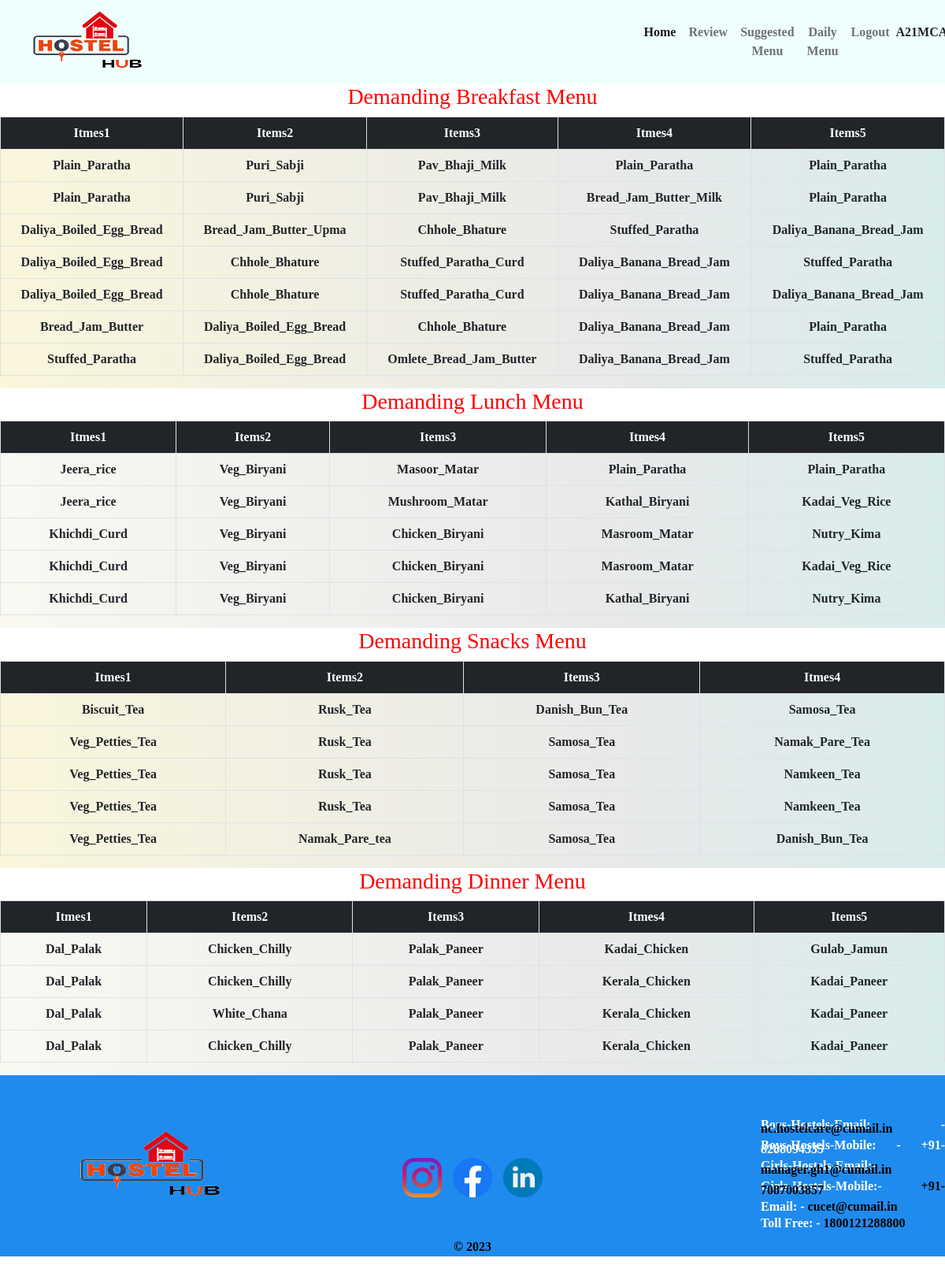
Page /views/Admin/a_suggestion.php (signed in) on the committed database.
### tables this page shows
CREATE TABLE `breakfast` (
  `id` int(11) NOT NULL,
  `items1` varchar(50) NOT NULL,
  `items2` varchar(50) NOT NULL,
  `items3` varchar(50) NOT NULL,
  `items4` varchar(50) NOT NULL,
  `items5` varchar(25) NOT NULL
);

CREATE TABLE `lunch` (
  `id` int(11) NOT NULL,
  `items1` varchar(50) NOT NULL,
  `items2` varchar(50) NOT NULL,
  `items3` varchar(50) NOT NULL,
  `items4` varchar(50) NOT NULL,
  `items5` varchar(50) NOT NULL
);

CREATE TABLE `snacks` (
  `id` int(11) NOT NULL,
  `items1` varchar(50) NOT NULL,
  `items2` varchar(50) NOT NULL,
  `items3` varchar(50) NOT NULL,
  `items4` varchar(50) NOT NULL
);

CREATE TABLE `dinner` (
  `id` int(11) NOT NULL,
  `items1` varchar(50) NOT NULL,
  `items2` varchar(50) NOT NULL,
  `items3` varchar(50) NOT NULL,
  `items4` varchar(50) NOT NULL,
  `items5` varchar(50) NOT NULL
);

### views/Admin/a_suggestion.php (the view, shortened to what this page needs)
<?php
include("a_header.php");
include('../connection.php');
$breakfast="SELECT * FROM breakfast";
$breakQuery=mysqli_query($con,$breakfast);
$lunch="SELECT * FROM lunch";
$lunchQuery=mysqli_query($con,$lunch);
$snacks="SELECT * FROM snacks";
$snacksQuery=mysqli_query($con,$snacks);
$dinner="SELECT * FROM dinner";
$dinnerQuery=mysqli_query($con,$dinner);
?>
<h3>Demanding Breakfast Menu</h3>
<div id="demand">
    <div id="breakfast">
        <div class="row">
            <div class="col-lg-12 col-md-12 col-sm-12"data-aos="fade-up" data-aos-anchor-placement="center-bottom">
          <div class="data-fetch">
          <div class="card-body">
          <table class="table table-bordered text-center">
          <tr class="bg-dark text-white">
            <td>Itmes1</td>
            <td>Items2</td>
            <td>Items3</td>
            <td>Itmes4</td>
            <td>Items5</td>
          </tr>
          <tr>
            <?php
            while($row=mysqli_fetch_assoc($breakQuery))
            {
              ?>
            <td><?php echo $row['items1'];?></td>
            <td><?php echo $row['items2'];?></td>
            <td><?php echo $row['items3'];?></td>
            <td><?php echo $row['items4'];?></td>
            <td><?php echo $row['items5'];?></td>
            </tr>
            <?php
            }
            ?>
          </table>
          </div>
          </div>
        </div>
        </div>
    </div>
    <h3>Demanding Lunch Menu</h3>
    <div id="lunch">
        <div class="row">
            <div class="col-lg-12 col-md-12 col-sm-12" data-aos="fade-up" data-aos-anchor-placement="center-bottom">
          <div class="data-fetch">
          <div class="card-body">
          <table class="table table-bordered text-center">
          <tr class="bg-dark text-white">
            <td>Itmes1</td>
            <td>Items2</td>
            <td>Items3</td>
            <td>Itmes4</td>
            <td>Items5</td>
          </tr>
          <tr>
            <?php
            while($row=mysqli_fetch_assoc($lunchQuery))
            {
              ?>
            <td><?php echo $row['items1'];?></td>
            <td><?php echo $row['items2'];?></td>
            <td><?php echo $row['items3'];?></td>
            <td><?php echo $row['items4'];?></td>
            <td><?php echo $row['items5'];?></td>
            </tr>
            <?php
            }
            ?>
          </table>
          </div>
          </div>
        </div>
        </div>
    </div>
    <h3>Demanding Snacks Menu</h3>
    <div id="snacks">
        <div class="row">
            <div class="col-lg-12 col-md-12 col-sm-12" data-aos="fade-up" data-aos-anchor-placement="center-bottom">
          <div class="data-fetch">
          <div class="card-body">
          <table class="table table-bordered text-center">
          <tr class="bg-dark text-white">
            <td>Itmes1</td>
            <td>Items2</td>
            <td>Items3</td>
            <td>Itmes4</td>
          </tr>
          <tr>
            <?php
            while($row=mysqli_fetch_assoc($snacksQuery))
            {
              ?>
            <td><?php echo $row['items1'];?></td>
            <td><?php echo $row['items2'];?></td>
            <td><?php echo $row['items3'];?></td>
            <td><?php echo $row['items4'];?></td>
            </tr>
            <?php
            }
            ?>
          </table>
          </div>
          </div>
        </div>
        </div>
    </div>
    <h3>Demanding Dinner Menu</h3>
    <div id="dinner">
        <div class="row">
            <div class="col-lg-12 col-md-12 col-sm-12" data-aos="fade-up" data-aos-anchor-placement="center-bottom">
          <div class="data-fetch">
          <div class="card-body">
          <table class="table table-bordered text-center">
          <tr class="bg-dark text-white">
            <td>Itmes1</td>
            <td>Items2</td>
            <td>Items3</td>
            <td>Itmes4</td>
            <td>Items5</td>
          </tr>
          <tr>
            <?php
            while($row=mysqli_fetch_assoc($dinnerQuery))
            {
              ?>
            <td><?php echo $row['items1'];?></td>
            <td><?php echo $row['items2'];?></td>
            <td><?php echo $row['items3'];?></td>
            <td><?php echo $row['items4'];?></td>
            <td><?php echo $row['items5'];?></td>
            </tr>
            <?php
            }
            ?>
          </table>
          </div>
          </div>
        </div>
        </div>
    </div>
</div>
<?php
include("a_footer.php");
?>

### views/Admin/a_style.css (style rules this page uses)
body { text-align: center; background-size: 100% 100%; font-family:"Montesrrat"; font-weight: bold; }

### views/Admin/a_suggestion.php (style rules this page uses)
#breakfast { background: rgb(33,210,246); background: linear-gradient(90deg, rgba(33,210,246,1) 0%, rgba(33,246,244,0.8156512605042017) 0%, rgba(3,6,6,1) 0%, rgba(245,25,14,1) 0%, rgba(237,233,232,1) 0%, rgba(231,137,142,0.7736344537815126) 0%, rgba(68,147,182,1) 0%, rgba(236,248,250,1) 0%, rgba(199,172,160,1) 0%, rgba(167,247,159,0.7736344537815126) 0%, rgba(163,194,236,1) 0%, rgba(177,209,231,1) 0%, rgba(186,219,242,1) 0%, rgba(128,235,171,1) 0%, rgba(227,237,252,1) 0%, rgba(162,251,211,1) 0%, rgba(185,218,255,0.5187324929971988) 0%, rgba(65,233,141,0.5187324929971988) 0%, rgba(246,241,199,0.6279761904761905) 0%, rgba(233,233,233,1) 64%, rgba(179,219,217,0.5187324929971988) 100%); }
#lunch { background: rgb(33,210,246); background: linear-gradient(90deg, rgba(33,210,246,1) 0%, rgba(33,246,244,0.8156512605042017) 0%, rgba(3,6,6,1) 0%, rgba(245,25,14,1) 0%, rgba(237,233,232,1) 0%, rgba(231,137,142,0.7736344537815126) 0%, rgba(68,147,182,1) 0%, rgba(236,248,250,1) 0%, rgba(199,172,160,1) 0%, rgba(167,247,159,0.7736344537815126) 0%, rgba(163,194,236,1) 0%, rgba(177,209,231,1) 0%, rgba(186,219,242,1) 0%, rgba(128,235,171,1) 0%, rgba(227,237,252,1) 0%, rgba(162,251,211,1) 0%, rgba(185,218,255,0.5187324929971988) 0%, rgba(65,233,141,0.5187324929971988) 0%, rgba(244,242,230,0.5327380952380952) 0%, rgba(233,233,233,1) 64%, rgba(179,219,217,0.5187324929971988) 100%); }
#snacks { background: rgb(33,210,246); background: linear-gradient(90deg, rgba(33,210,246,1) 0%, rgba(33,246,244,0.8156512605042017) 0%, rgba(3,6,6,1) 0%, rgba(245,25,14,1) 0%, rgba(237,233,232,1) 0%, rgba(231,137,142,0.7736344537815126) 0%, rgba(68,147,182,1) 0%, rgba(236,248,250,1) 0%, rgba(199,172,160,1) 0%, rgba(167,247,159,0.7736344537815126) 0%, rgba(163,194,236,1) 0%, rgba(177,209,231,1) 0%, rgba(186,219,242,1) 0%, rgba(128,235,171,1) 0%, rgba(227,237,252,1) 0%, rgba(162,251,211,1) 0%, rgba(185,218,255,0.5187324929971988) 0%, rgba(65,233,141,0.5187324929971988) 0%, rgba(246,241,199,0.6279761904761905) 0%, rgba(233,233,233,1) 64%, rgba(179,219,217,0.5187324929971988) 100%); }
#dinner { background: rgb(33,210,246); background: linear-gradient(90deg, rgba(33,210,246,1) 0%, rgba(33,246,244,0.8156512605042017) 0%, rgba(3,6,6,1) 0%, rgba(245,25,14,1) 0%, rgba(237,233,232,1) 0%, rgba(231,137,142,0.7736344537815126) 0%, rgba(68,147,182,1) 0%, rgba(236,248,250,1) 0%, rgba(199,172,160,1) 0%, rgba(167,247,159,0.7736344537815126) 0%, rgba(163,194,236,1) 0%, rgba(177,209,231,1) 0%, rgba(186,219,242,1) 0%, rgba(128,235,171,1) 0%, rgba(227,237,252,1) 0%, rgba(162,251,211,1) 0%, rgba(185,218,255,0.5187324929971988) 0%, rgba(65,233,141,0.5187324929971988) 0%, rgba(244,242,230,0.5327380952380952) 0%, rgba(233,233,233,1) 64%, rgba(179,219,217,0.5187324929971988) 100%); }
h3 { font-family: fantasy; color: red; }

### rows in the picture
breakfast: items1 "Plain_Paratha", items2 "Puri_Sabji", items3 "Pav_Bhaji_Milk", items4 "Plain_Paratha", items5 "Plain_Paratha"
breakfast: items1 "Plain_Paratha", items2 "Puri_Sabji", items3 "Pav_Bhaji_Milk", items4 "Bread_Jam_Butter_Milk", items5 "Plain_Paratha"
breakfast: items1 "Daliya_Boiled_Egg_Bread", items2 "Bread_Jam_Butter_Upma", items3 "Chhole_Bhature", items4 "Stuffed_Paratha", items5 "Daliya_Banana_Bread_Jam"
breakfast: items1 "Daliya_Boiled_Egg_Bread", items2 "Chhole_Bhature", items3 "Stuffed_Paratha_Curd", items4 "Daliya_Banana_Bread_Jam", items5 "Stuffed_Paratha"
breakfast: items1 "Daliya_Boiled_Egg_Bread", items2 "Chhole_Bhature", items3 "Stuffed_Paratha_Curd", items4 "Daliya_Banana_Bread_Jam", items5 "Daliya_Banana_Bread_Jam"
breakfast: items1 "Bread_Jam_Butter", items2 "Daliya_Boiled_Egg_Bread", items3 "Chhole_Bhature", items4 "Daliya_Banana_Bread_Jam", items5 "Plain_Paratha"
breakfast: items1 "Stuffed_Paratha", items2 "Daliya_Boiled_Egg_Bread", items3 "Omlete_Bread_Jam_Butter", items4 "Daliya_Banana_Bread_Jam", items5 "Stuffed_Paratha"
lunch: items1 "Jeera_rice", items2 "Veg_Biryani", items3 "Masoor_Matar", items4 "Plain_Paratha", items5 "Plain_Paratha"
lunch: items1 "Jeera_rice", items2 "Veg_Biryani", items3 "Mushroom_Matar", items4 "Kathal_Biryani", items5 "Kadai_Veg_Rice"
lunch: items1 "Khichdi_Curd", items2 "Veg_Biryani", items3 "Chicken_Biryani", items4 "Masroom_Matar", items5 "Nutry_Kima"
lunch: items1 "Khichdi_Curd", items2 "Veg_Biryani", items3 "Chicken_Biryani", items4 "Masroom_Matar", items5 "Kadai_Veg_Rice"
lunch: items1 "Khichdi_Curd", items2 "Veg_Biryani", items3 "Chicken_Biryani", items4 "Kathal_Biryani", items5 "Nutry_Kima"
snacks: items1 "Biscuit_Tea", items2 "Rusk_Tea", items3 "Danish_Bun_Tea", items4 "Samosa_Tea"
snacks: items1 "Veg_Petties_Tea", items2 "Rusk_Tea", items3 "Samosa_Tea", items4 "Namak_Pare_Tea"
snacks: items1 "Veg_Petties_Tea", items2 "Rusk_Tea", items3 "Samosa_Tea", items4 "Namkeen_Tea"
snacks: items1 "Veg_Petties_Tea", items2 "Rusk_Tea", items3 "Samosa_Tea", items4 "Namkeen_Tea"
snacks: items1 "Veg_Petties_Tea", items2 "Namak_Pare_tea", items3 "Samosa_Tea", items4 "Danish_Bun_Tea"
dinner: items1 "Dal_Palak", items2 "Chicken_Chilly", items3 "Palak_Paneer", items4 "Kadai_Chicken", items5 "Gulab_Jamun"
dinner: items1 "Dal_Palak", items2 "Chicken_Chilly", items3 "Palak_Paneer", items4 "Kerala_Chicken", items5 "Kadai_Paneer"
dinner: items1 "Dal_Palak", items2 "White_Chana", items3 "Palak_Paneer", items4 "Kerala_Chicken", items5 "Kadai_Paneer"
dinner: items1 "Dal_Palak", items2 "Chicken_Chilly", items3 "Palak_Paneer", items4 "Kerala_Chicken", items5 "Kadai_Paneer"
